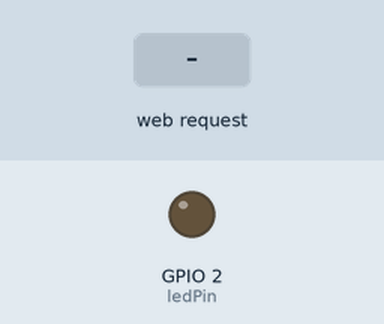
Simulated run of this sketch. Board: ESP8266 (NodeMCU). Parts: output pins drawn as LEDs (lit = HIGH). Inputs (shaded band) come from the test bench. WiFi joins after 1.5 s; servers stay silent unless stated; what the sketch prints to the serial monitor is not drawn.

Above: at 0.1 s.
At 2.7 s:
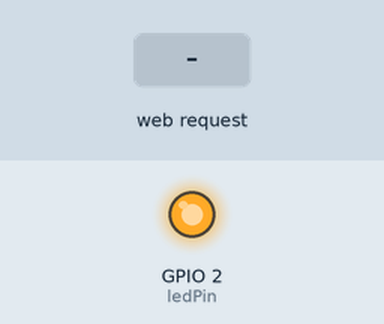
2.8 s: HTTP request GET /GETDATA=TRUE received
Timing chart, 0 to 5.8 s (numbered marks = the images above; inputs shaded):
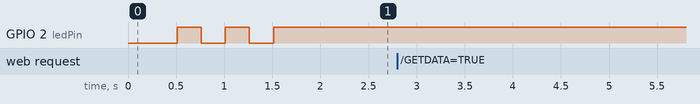

The sketch:

esp8266displayUart.ino
```cpp
#include <ESP8266WiFi.h>
#include <stdio.h>

const char* ssid = "XXXXXXXXXXXXXXXXXX";//type your ssid
const char* password = "XXXXXXXXXXXXXXXXXX";//type your password

unsigned char stringIndex;
char inputText[255];

int ledPin = 2; // GPIO2 of ESP8266
WiFiServer server(80);//Service Port

void connectWifi(){
  WiFi.begin(ssid, password);

  while (WiFi.status() != WL_CONNECTED) {
    delay(250);
    digitalWrite(ledPin, LOW);
    delay(250);
    digitalWrite(ledPin, HIGH);
  }

  // Start the server
  server.begin();
}

void requestData(){
  Serial.write('t');
}

void setup() {
  Serial.begin(115200);
  delay(10);

  pinMode(ledPin, OUTPUT);
  digitalWrite(ledPin, LOW);

  stringIndex = 0;

  connectWifi();

  //indicate successfull startup
  digitalWrite(ledPin, HIGH);

  // Print the IP address
/*  Serial.print("Use this URL to connect: ");
  Serial.print("http://");
  Serial.print(WiFi.localIP());
  Serial.println("/");*/
}

void loop() {

  char inputChar;
  char temperature[20];
  char pressure[20];
  char tokenizeIndex;
  char pressureStartIndex;

  //check uart
  if(Serial.available()>0){
    inputChar = Serial.read();

    inputText[stringIndex++] = inputChar;
    if(inputChar == '\n')
    {
      inputText[stringIndex] = '\0';
      stringIndex = 0;
      tokenizeIndex = 0;
      while((inputText[tokenizeIndex] != '\t') && (inputText[tokenizeIndex] != '\0') && (inputText[tokenizeIndex] != '\n')) {
        temperature[tokenizeIndex] = inputText[tokenizeIndex];
        tokenizeIndex++;
      }
      temperature[tokenizeIndex] = '\0';
      tokenizeIndex++;
      pressureStartIndex = tokenizeIndex;
      while((inputText[tokenizeIndex] != '\t') && (inputText[tokenizeIndex] != '\0') && (inputText[tokenizeIndex] != '\n')) {
        pressure[tokenizeIndex - pressureStartIndex] = inputText[tokenizeIndex];
        tokenizeIndex++;
      }
      pressure[tokenizeIndex - pressureStartIndex] = '\0';

    }
  }

  //check wifi status
  if(WiFi.status() != WL_CONNECTED){
    connectWifi();
  }

  // Check if a client has connected
  WiFiClient client = server.available();
  if (!client) {
    return;
  }

  // Wait until the client sends some data
  while(!client.available()){
    delay(1);
  }

  // Read the first line of the request
  String request = client.readStringUntil('\r');
  client.flush();


  int value = LOW;
  if (request.indexOf("/GETDATA=TRUE") != -1) {
    requestData();
  }

  //Set ledPin according to the request
  //digitalWrite(ledPin, value);

  // Return the response
  client.println("HTTP/1.1 200 OK");
  client.println("Content-Type: text/html");
  client.println(""); //  do not forget this one
  client.println("<!DOCTYPE HTML>");
  client.println("<html>");
  client.println("<head><title>|=| STONEWEATHER |=|</title></head>");
  client.println("<body>");
  /*
  client.println("<br><h1>STONEWEATHER DEV</h1><br>");
  client.println("Click <a href=\"/GETDATA=TRUE\">here</a> request data<br>");
  client.print("Input Text = \" ");
  client.print(inputText);*/

  client.println("<h1>Test site</h1><br>");
  client.print("Temperatur: <div id = \"temperature\">");
  client.printf("%s", temperature);
  client.println("</div> degree C <br><br>");
  client.print("Luftdruck: <div id = \"pressure\">");
  client.printf("%s", pressure);
  client.println("</div> hPa <br>");
  client.println("</body>");
  client.println("</html>");
}
```

Measured:
- after the input at 2.8 s, every drawn part: stays the same
